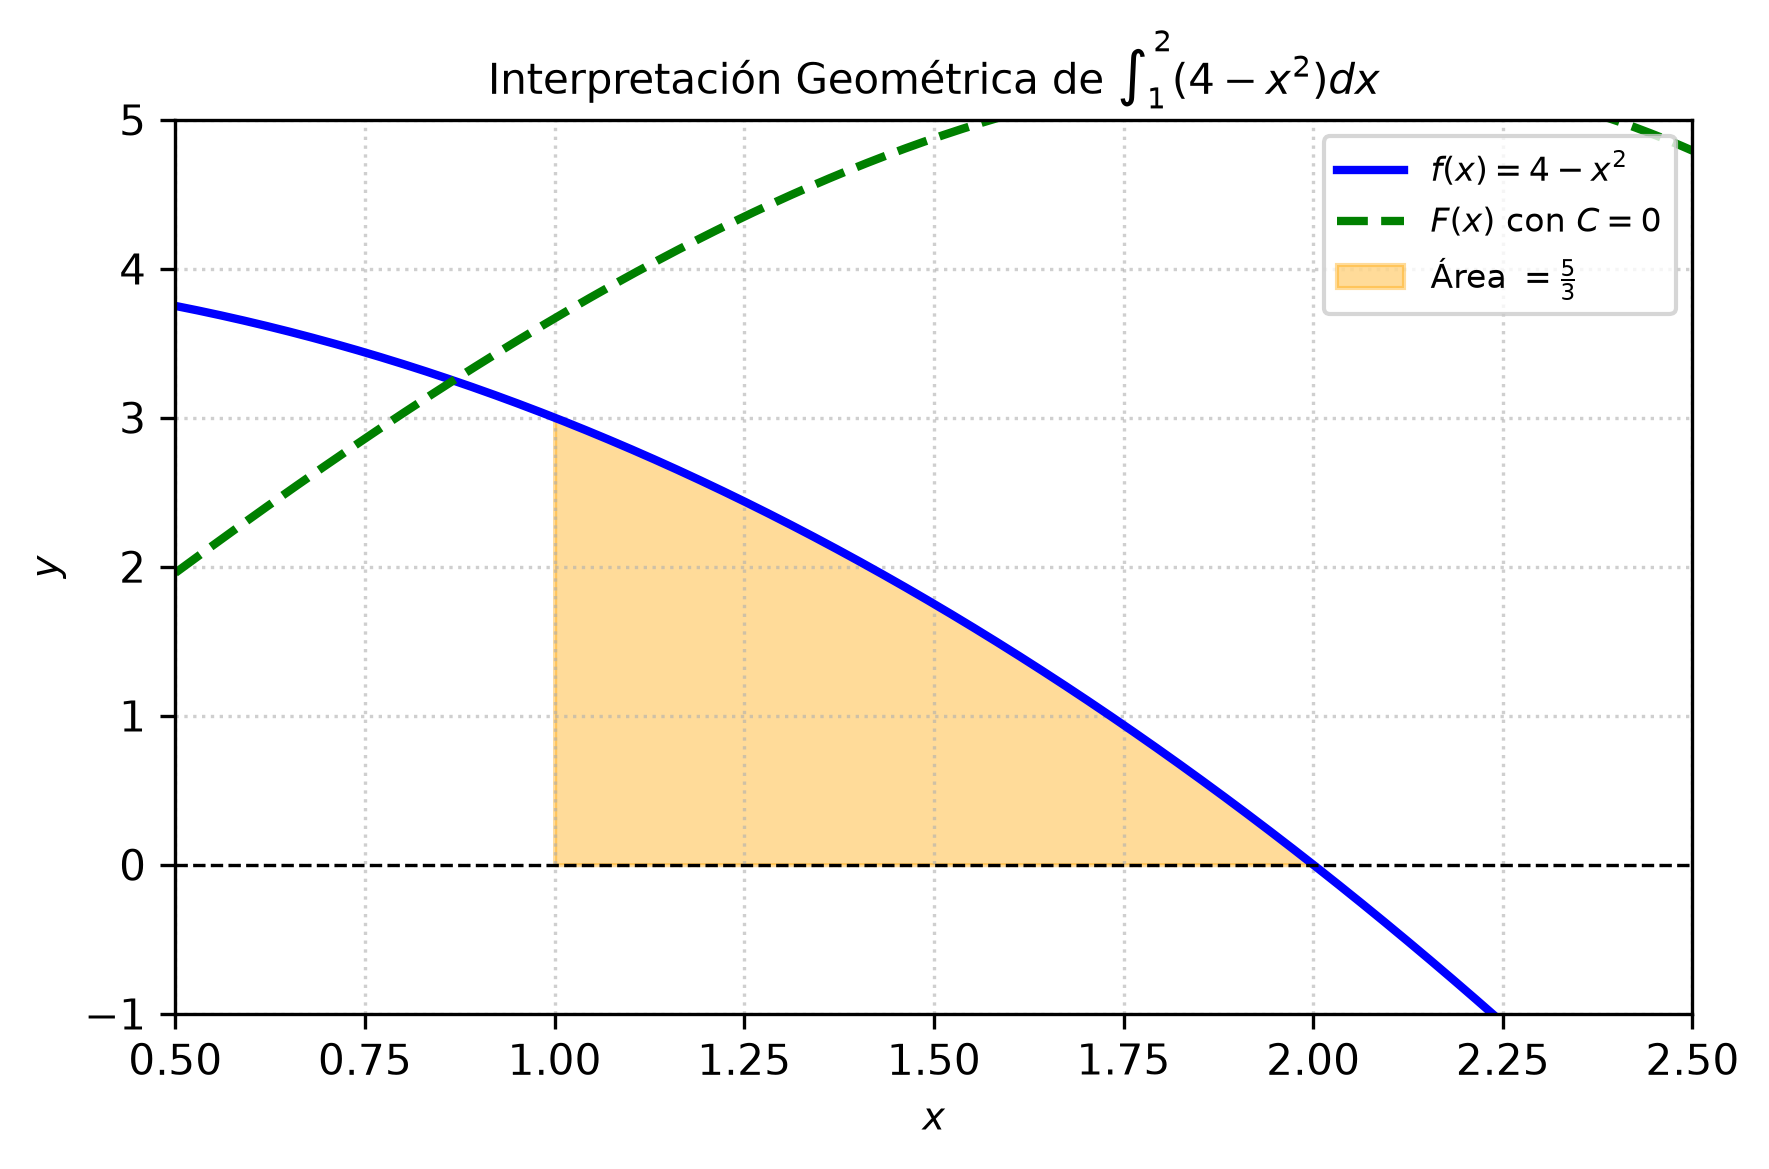

Source code (Python):
import matplotlib
matplotlib.use('Agg')
import numpy as np
import matplotlib.pyplot as plt

# Definir la función a integrar
def f(x):
    return 4 - x**2

# Definir la antiderivada F(x) con C = 0
# F(x) = 4x - (x^3)/3
def F(x):
    return 4*x - (x**3)/3

# Configurar datos para la gráfica
x = np.linspace(0.5, 2.5, 400)
y = f(x)
y_anti = F(x) - F(1) # Ajustada para visualización geométrica en [1,2]
y_anti_c0 = F(x)     # Antiderivada pura con C = 0

plt.figure(figsize=(6, 4))

# Graficar la función y la antiderivada
plt.plot(x, y, 'b-', label=r'$f(x) = 4 - x^2$', linewidth=2)
plt.plot(x, y_anti_c0, 'g--', label=r'$F(x)$ con $C=0$', linewidth=2)

# Sombrear el área bajo la curva de 1 a 2
x_fill = np.linspace(1, 2, 200)
plt.fill_between(x_fill, f(x_fill), color='orange', alpha=0.4, label=r'Área $= \frac{5}{3}$')

# Configuración de la gráfica
plt.title(r'Interpretación Geométrica de $\int_{1}^{2} (4 - x^2) dx$', fontsize=10)
plt.xlabel('$x$', fontsize=9)
plt.ylabel('$y$', fontsize=9)
plt.axhline(0, color='black', linewidth=0.8, linestyle='--')
plt.axvline(0, color='black', linewidth=0.8, linestyle='--')
plt.xlim(0.5, 2.5)
plt.ylim(-1, 5)
plt.grid(True, linestyle=':', alpha=0.6)
plt.legend(loc='upper right', fontsize=8)

plt.tight_layout()

plt.savefig(r'semana_06/graficas/SEM06_P09_grafica.png', dpi=300, bbox_inches='tight')
plt.close()
